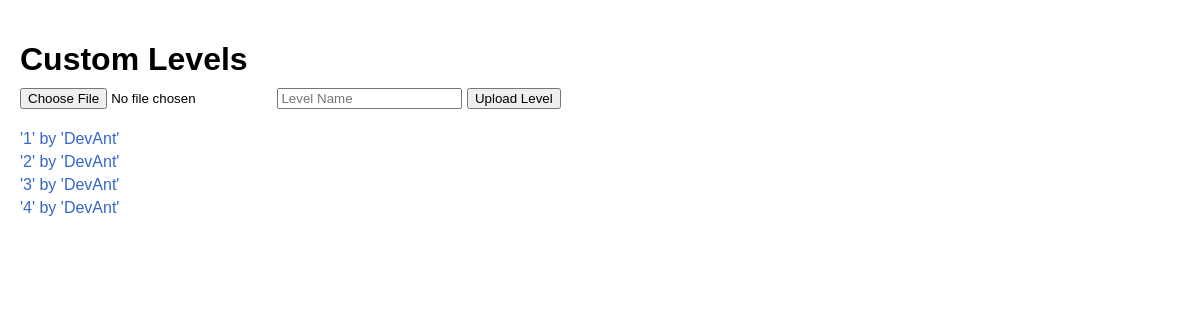
The app's page /custom_levels (signed in), older data.
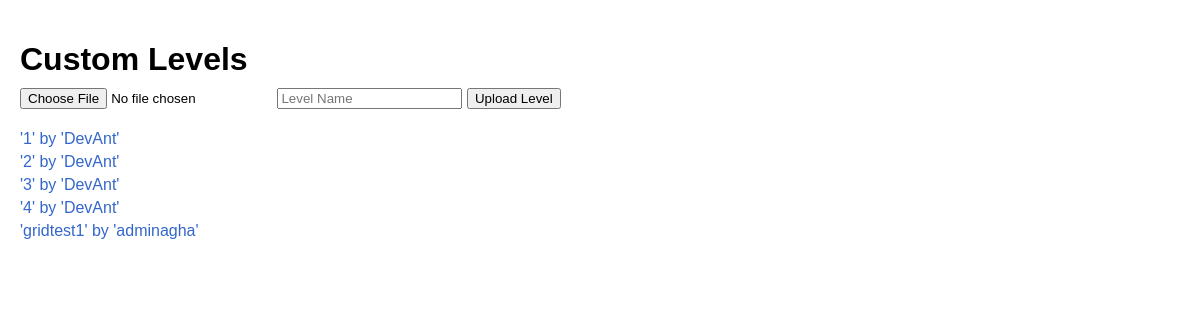
The same page, newer data.
### server.py (models this page shows)
class Levels(db.Model):
    level_id = db.Column(db.String(30), primary_key=True) # 1 to 4 for the base levels, normal names for custom levels
    author = db.Column(db.String(20), nullable=False)
    json_config = db.Column(db.Text, nullable=False)

### server.py (the view)
@app.route('/custom_levels')
@login_required
def custom_levels():
    all_levels = Levels.query.all()
    return render_template('custom_levels.html', levels=all_levels)

### server.py (called while the page is built)
@login_manager.user_loader
def load_user(user_id):
    return User.query.get(int(user_id))

### templates/custom_levels.html (shortened to what this page needs)
<!DOCTYPE html>
<html lang="en">
<head>
    <link rel="stylesheet" href="{{ url_for('static', filename='css/stylecustom.css') }}">
</head>
<body>
    <h1>Custom Levels</h1>
    <form id="uploadForm" action="{{ url_for('upload_custom_level') }}" method="post" enctype="multipart/form-data">
        <input type="file" name="level_image" accept="image/*" required>
        <input type="text" name="level_name" placeholder="Level Name" required>
        <button type="submit">Upload Level</button>
    </form>
    <ul>
    {% for level in levels %}
        <li>
            <a href="{{ url_for('game_engine_with_level', level_id=level.level_id) }}">
                '{{ level.level_id }}' by '{{ level.author }}'
            </a>
        </li>
    {% else %}
        <li>No custom levels found.</li>
    {% endfor %}
    </ul>
</body>
</html>

### static/css/stylecustom.css (style rules this page uses)
body { margin: 0; padding: 20px; padding-bottom: 200px; display: flex; overflow: auto; flex-direction: column; align-items: flex-start; justify-content: flex-start; font-family: Arial, sans-serif; }
h1 { margin-bottom: 10px; }
ul { list-style: none; padding: 0; }
li { margin: 5px 0; }
a { text-decoration: none; color: #3366cc; }

Row changes from the older to the newer data that the page shows:
added Levels: level_id "gridtest1", author "adminagha"
